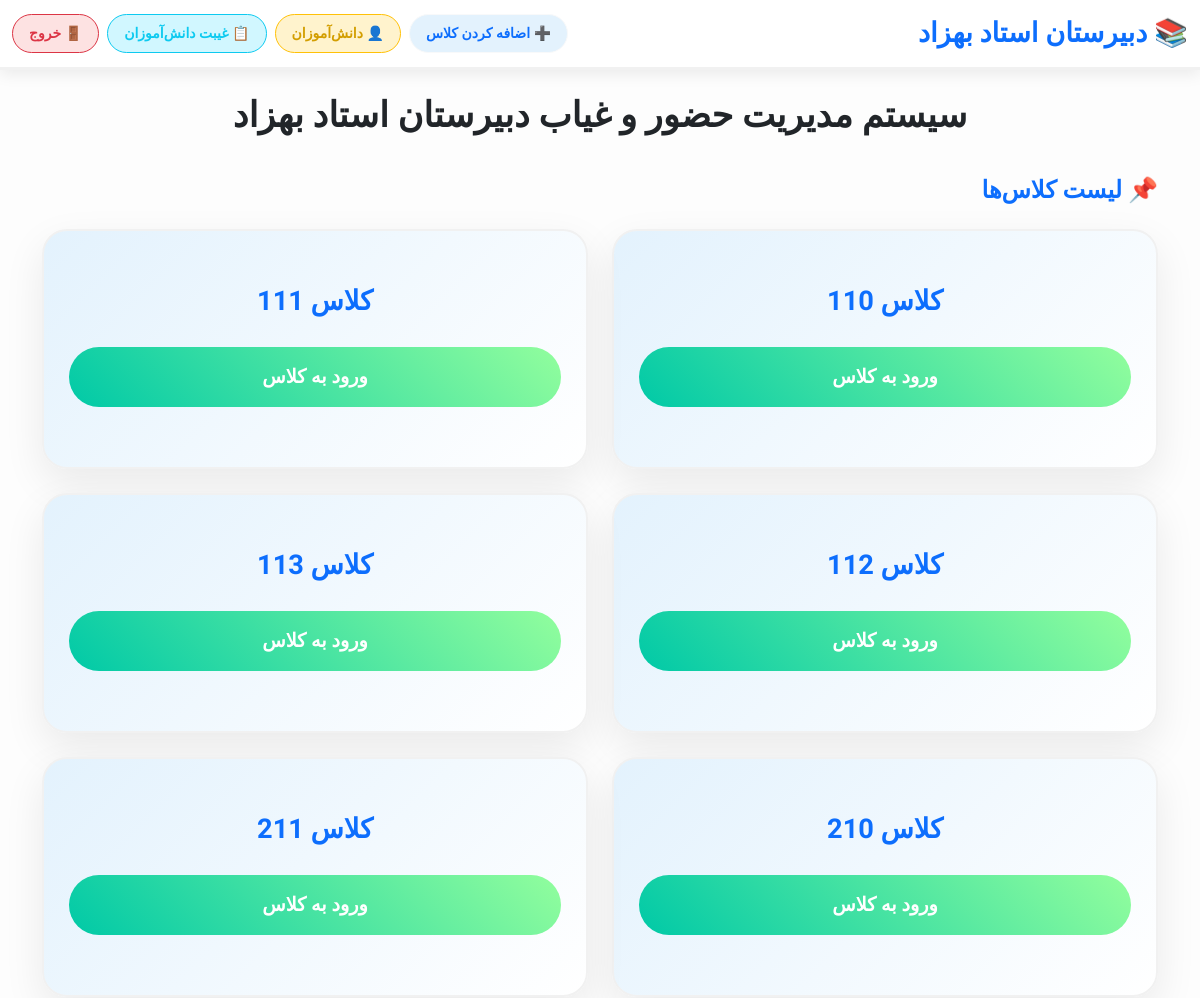
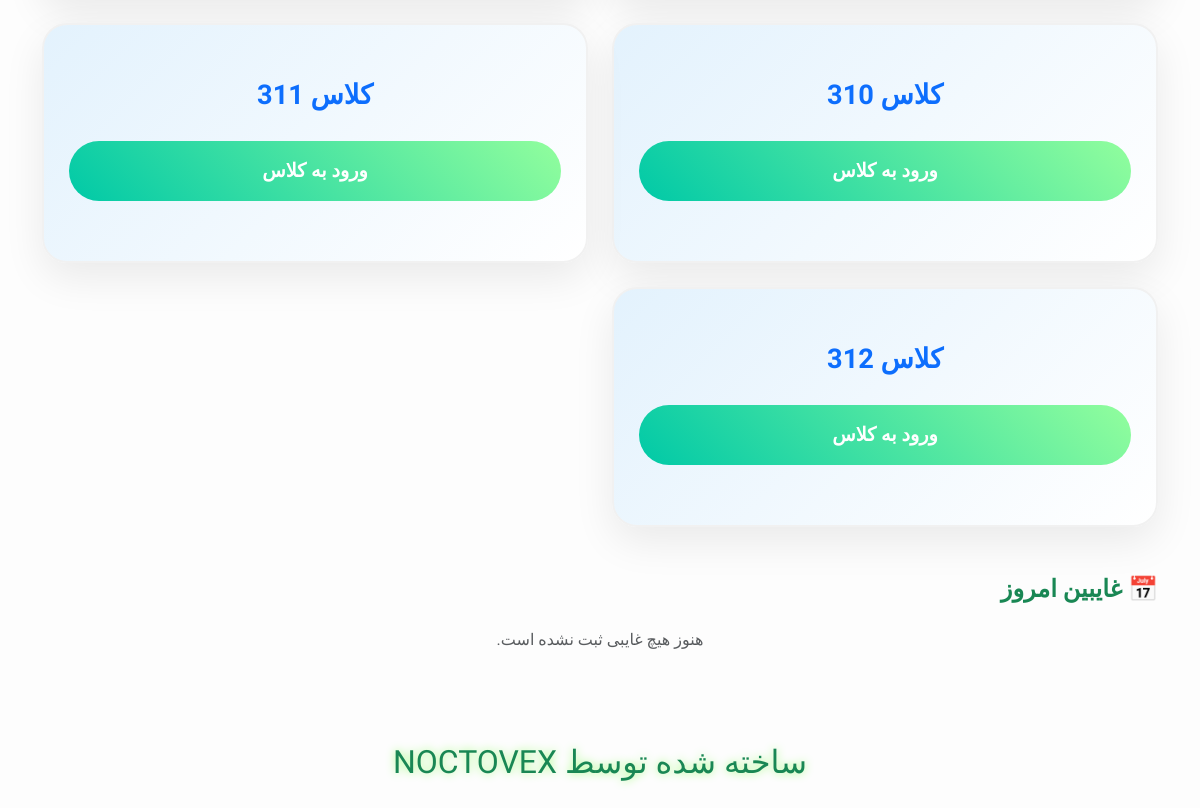
/ (signed in), run on the app's committed database (2 pictures, top to bottom).
### app.py (models this page shows)
class Class(db.Model):
    id = db.Column(db.Integer, primary_key=True)
    name = db.Column(db.String(50), unique=True, nullable=False)
    students = db.relationship("Student", backref="class_", lazy=True, cascade="all, delete")

### app.py (the view)
@app.route("/")
@login_required
def index():
    classes = Class.query.order_by(Class.name).all()
    today = now_tehran().date()
    absents_today = Attendance.query.join(Student).join(Class).filter(Attendance.date==today).all()
    return render_template("index.html", classes=classes, absents_today=absents_today)

### app.py (called while the page is built)
def now_tehran():
    tz = pytz.timezone("Asia/Tehran")
    return datetime.now(tz)

def login_required(f):
    from functools import wraps
    @wraps(f)
    def decorated_function(*args, **kwargs):
        if not session.get('logged_in'):
            return redirect(url_for('login'))
        return f(*args, **kwargs)
    return decorated_function

### templates/index.html (shortened to what this page needs)
<!DOCTYPE html>
<html lang="fa">
<head>
<link href="https://cdn.jsdelivr.net/npm/bootstrap@5.3.2/dist/css/bootstrap.rtl.min.css" rel="stylesheet">
</head>
<body dir="rtl">
<nav class="navbar navbar-expand-lg">
<div class="container-fluid">
    <a class="navbar-brand" href="#">📚 دبیرستان استاد بهزاد</a>
    <div class="d-flex ms-auto">
        <a href="/add_class" class="btn btn-light btn-sm me-2">➕ اضافه کردن کلاس</a>
        <a href="/" class="btn btn-warning btn-sm me-2">👤 دانش‌آموزان</a>
        <a href="{{ url_for('student_absences') }}" class="btn btn-info btn-sm me-2">📋 غیبت دانش‌آموزان</a>
        <a href="/logout" class="btn btn-danger btn-sm">🚪 خروج</a>
    </div>
</div>
</nav>
<div class="container mt-4">
    <h2 class="text-center">سیستم مدیریت حضور و غیاب دبیرستان استاد بهزاد</h2>
    <h4 class="mb-4 fw-bold text-primary">📌 لیست کلاس‌ها</h4>
    <div class="row g-4 mb-5">
        {% if classes %}
            {% for class_ in classes %}
            <div class="col-md-6 col-12">
                <a href="{{ url_for('view_class', class_id=class_.id) }}" class="text-decoration-none">
                    <div class="class-card">
                        <div class="class-name">کلاس {{ class_.name }}</div>
                        <button class="btn btn-class-enter w-100">ورود به کلاس</button>
                    </div>
                </a>
            </div>
            {% endfor %}
        {% else %}
            <p class="text-center w-100 text-muted">هیچ کلاسی ثبت نشده است.</p>
        {% endif %}
    </div>
    <h4 class="mb-4 fw-bold text-success">📅 غایبین امروز</h4>
    <div class="row g-3 mb-5">
        {% if absents_today %}
            {% for attendance in absents_today %}
            <div class="col-12">
                <div class="absent-item">
                    <div>
                        <strong>{{ attendance.student.firstname }} {{ attendance.student.lastname }}</strong><br>
                        کلاس: {{ attendance.student.class_.name }}
                    </div>
                    <span>{{ attendance.time.strftime('%H:%M') }}</span>
                </div>
            </div>
            {% endfor %}
        {% else %}
            <p class="text-center text-muted w-100">هنوز هیچ غایبی ثبت نشده است.</p>
        {% endif %}
    </div>
    <div class="footer-note">
        ساخته شده توسط NOCTOVEX
    </div>
</div>
</body>
</html>

### templates/index.html (style rules this page uses)
body { font-family: 'Vazirmatn', Tahoma, sans-serif; background: #fdfdfd; color: #212529; padding-bottom: 100px; overflow-x: hidden; }
.navbar { background: #ffffff !important; border-bottom: 3px solid #f1f1f1; box-shadow: 0 4px 15px rgba(0,0,0,0.08); }
.navbar-brand { font-weight: 900; font-size: 1.7rem; color: #0d6efd !important; }
.navbar .btn { border-radius: 50px; font-weight: 700; padding: 0.5rem 1rem; transition: all 0.3s ease; }
.navbar .btn-light { background: #e3f2fd; color: #0d6efd; }
.navbar .btn-warning { background: #fff3cd; color: #d39e00; }
.navbar .btn-info { background: #d1f7ff; color: #0dcaf0; }
.navbar .btn-danger { background: #fde2e2; color: #dc3545; }
h2 { font-weight: 900; color: #212529; font-size: 2.2rem; margin-bottom: 2.5rem; }
.class-card { border-radius: 25px; padding: 50px 25px; text-align: center; color: #212529; background: linear-gradient(135deg,#e3f2fd,#ffffff); box-shadow: 0 15px 40px rgba(0,0,0,0.08); border: 2px solid #f1f1f1; transition: transform 0.4s ease, box-shadow 0.4s ease; min-height: 240px; }
.class-name { font-size: 1.7rem; font-weight: 800; margin-bottom: 25px; color: #0d6efd; }
.btn-class-enter { border-radius: 50px; font-weight: 700; padding: 1rem 2rem; font-size: 1.2rem; background: linear-gradient(45deg,#00c9a7,#92fe9d); color: #fff; border: none; transition: all 0.3s ease; }
.footer-note { font-family: 'Creepster', cursive; color: #198754; font-size: 2rem; text-align: center; margin-top: 70px; text-shadow: 0 0 10px #a7ff83; animation: pulse 2s infinite; }
@media (min-width: 768px) { .col-md-6 { flex: 0 0 50%; max-width: 50%; } }

### data on the page
Class: name "110"
Class: name "111"
Class: name "112"
Class: name "113"
Class: name "210"
Class: name "211"
Class: name "310"
Class: name "311"
Class: name "312"
